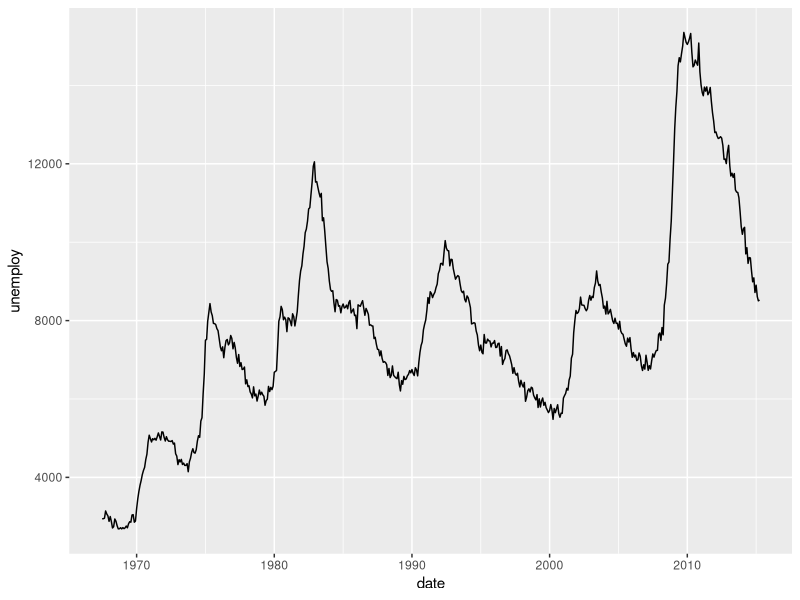
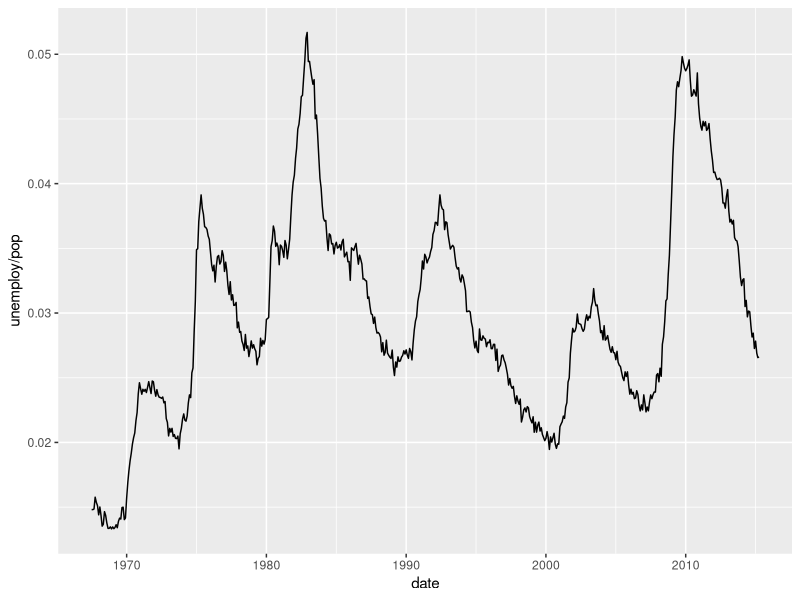
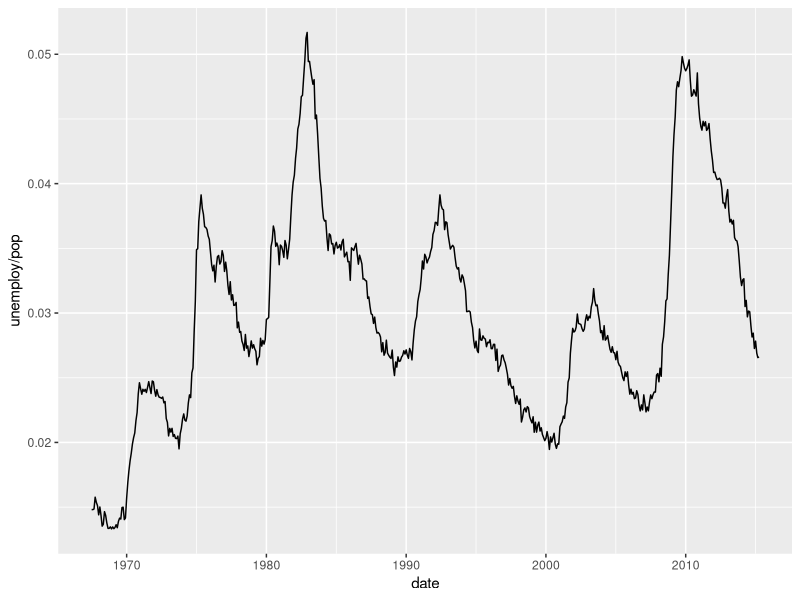

R code for these plots, in order: (Note: this script raises an error after producing the figures.)
library(ggplot2)
data("economics")

# Print out head of economics
head(economics)

# Plot unemploy as a function of date using a line plot
ggplot(economics, aes(x = date, y = unemploy)) +
  geom_line()


# Adjust plot to represent the fraction of total population that is unemployed
ggplot(economics, aes(x = date, y = unemploy/pop)) +
  geom_line()

#Create recess data frame

recess <- data.frame(
  begin = c("1969-12-01","1973-11-01","1980-01-01","1981-07-01","1990-07-01","2001-03-01"), 
  end = c("1970-11-01","1975-03-01","1980-07-01","1982-11-01","1991-03-01","2001-11-01"),
  stringsAsFactors = F
)

recess


# Basic line plot
ggplot(economics, aes(x = date, y = unemploy/pop)) +
  geom_line()

# Expand the following command with geom_rect() to draw the recess periods
ggplot(economics, aes(x = date, y = unemploy/pop)) +
  geom_rect(data = recess,
            aes(xmin = begin, xmax = end, ymin = -Inf, ymax = +Inf),
            inherit.aes = FALSE, fill = "red", alpha = 0.2) +
  geom_line()
